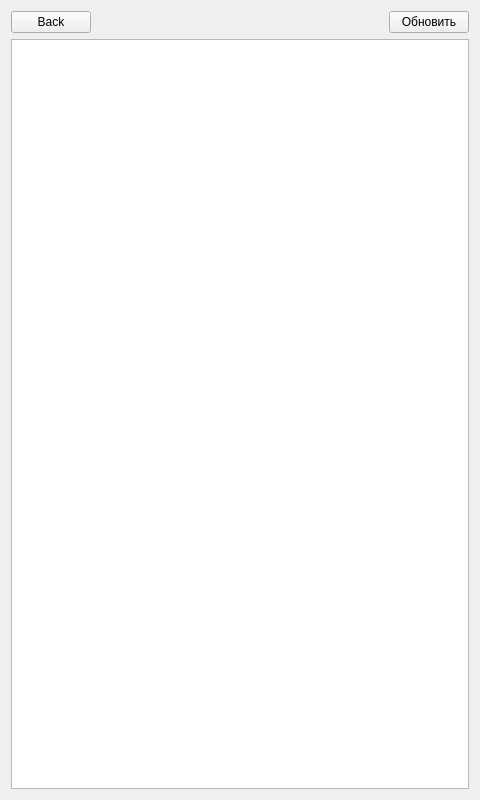
<?xml version="1.0" encoding="UTF-8"?>
<ui version="4.0">
 <class>UiContentScreen</class>
 <widget class="QWidget" name="UiContentScreen">
  <property name="geometry">
   <rect>
    <x>0</x>
    <y>0</y>
    <width>480</width>
    <height>800</height>
   </rect>
  </property>
  <property name="windowTitle">
   <string>Form</string>
  </property>
  <layout class="QVBoxLayout" name="verticalLayout">
   <item>
    <layout class="QHBoxLayout" name="horizontalLayout">
     <property name="spacing">
      <number>2</number>
     </property>
     <item>
      <widget class="QPushButton" name="BackButton">
       <property name="text">
        <string>Back</string>
       </property>
      </widget>
     </item>
     <item>
      <spacer name="horizontalSpacer">
       <property name="orientation">
        <enum>Qt::Horizontal</enum>
       </property>
       <property name="sizeHint" stdset="0">
        <size>
         <width>40</width>
         <height>20</height>
        </size>
       </property>
      </spacer>
     </item>
     <item>
      <widget class="QPushButton" name="RefreshButton">
       <property name="text">
        <string>Обновить</string>
       </property>
      </widget>
     </item>
    </layout>
   </item>
   <item>
    <widget class="QListView" name="listView"/>
   </item>
  </layout>
 </widget>
 <resources/>
 <connections/>
</ui>
